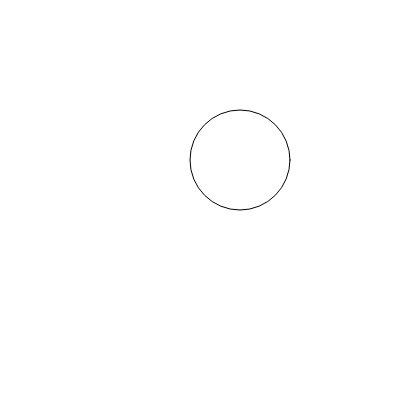
Frame 1 (no input)
Frame 60 (no input): identical to frame 1, image omitted
Frame 120 (the mouse pressed at the canvas centre since frame 60): identical to frame 1, image omitted

The p5.js sketch that drew this single still picture (run headless with seeded random() and noise() and a simulated clock; from frame 60 on, the mouse is pressed at the canvas centre):

// p5.js sketch
// ── sketch.js
// negative words
let negative = ["sad", "anxiety", "lonely", "strees","depression","frustration"]
let smileFace = [];

function setup() {
  createCanvas(400, 400);
  
  negative[1] = "anxious",
  console.log(negative);
  
  
  smileFace[0] = new smileFaceClass(width*.5, height*.3);
}

function draw() {
  background('white');
  smileFace[0].display();
}

// ── bubbles.js
class bubbles{constructor(x,y){
  this.x = x;
  this.y = y;
  this.col = color('#c5dbeb');
}

display(){
  ellipse(this.x,this.y,50);
  noStroke();
  fill(this.col);
}

move(){
  {if(
    this.y <= height){
    this.y += 2;}
   else{this.y = 0;}}
    this.x = this.x + random(-1, 1);
    this.y = this.y + random(-1, 1);
}
              
mousePressed(){
  {let d = dist(mouseX, mouseY, this.x, this.y)
  if (d < 50){
    console.log("mouse");
    this.col = color(random(myColors));}}
}
}

// ── smileFaceClass.js
class smileFaceClass{
  constructor(_xpos,_ypos){
    this.xpos = _xpos
    this.ypos = _ypos
}
  
  display(){
  translate(this.xpos,this.ypos);
  circle(width*.1,height*.1,100);
}}
